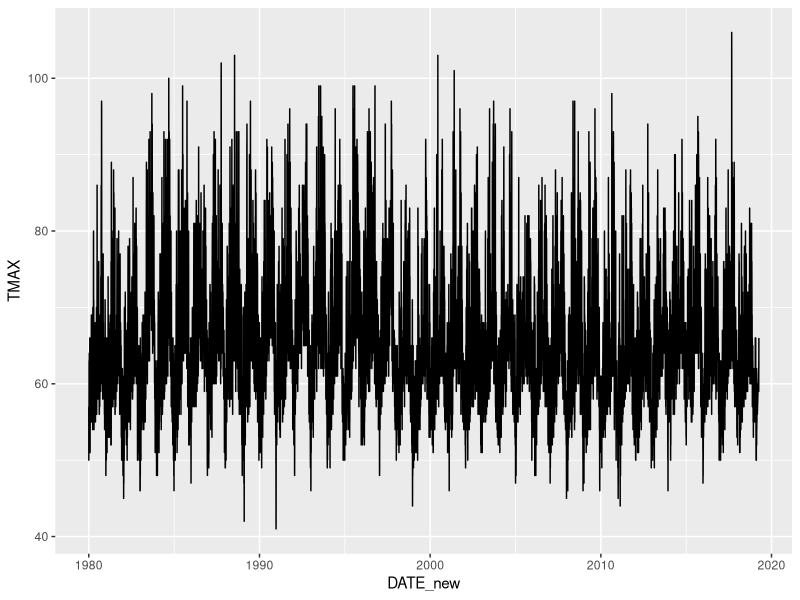
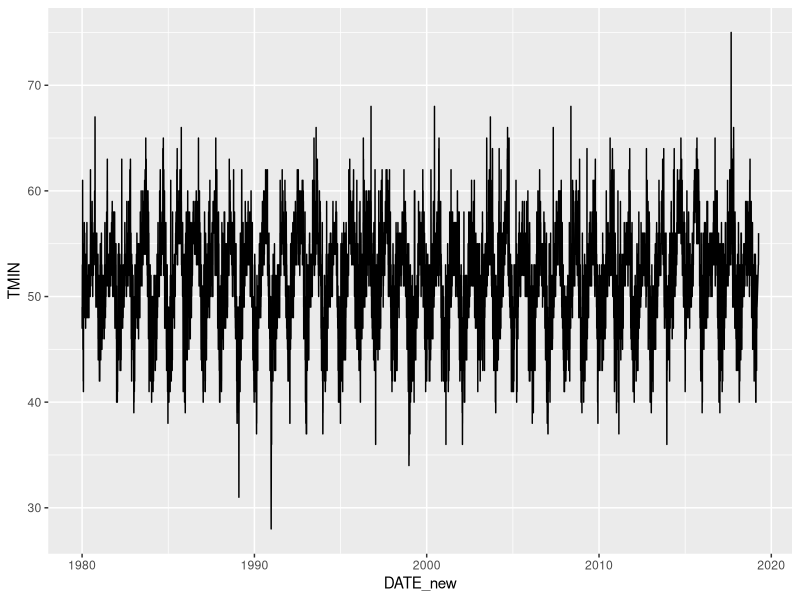
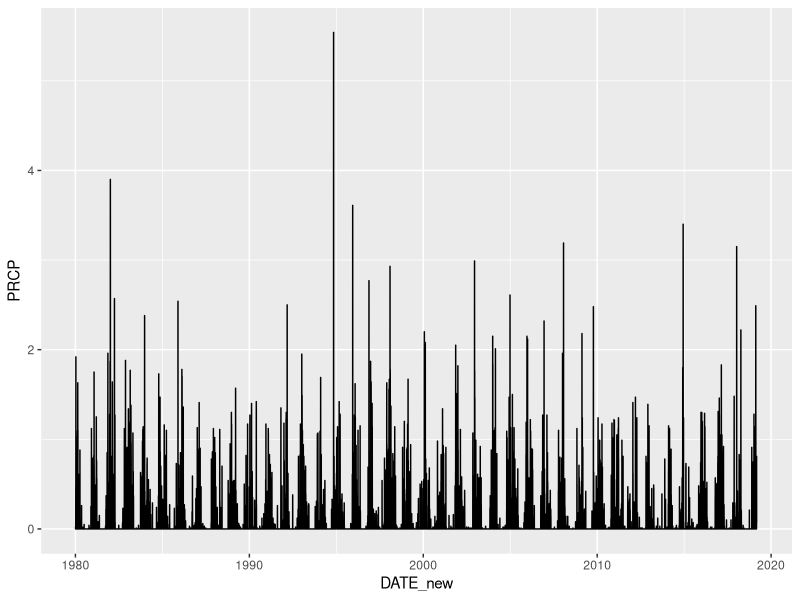
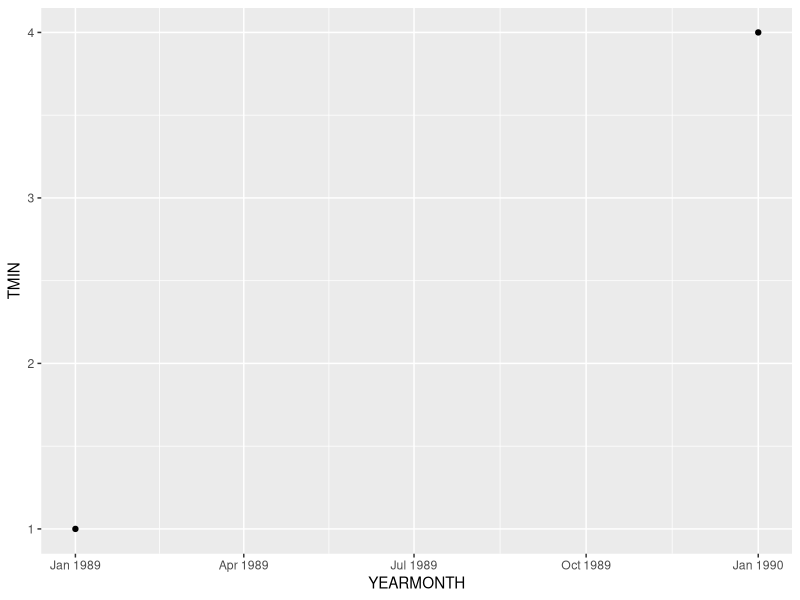

Here is the R script that generated these plots, in order:
## ---- chunk 1
knitr::opts_chunk$set(echo = TRUE)
## ---- chunk 2

library(tidyverse)
library(lubridate)

## ---- chunk 3

SF_Climate_raw <- read_csv("SF Climate.csv")

SF_Climate <- SF_Climate_raw %>% 
  mutate(DATE_new = ymd(DATE)) %>% 
  mutate(YEAR = year(DATE_new)) %>% 
  mutate(MONTH = month(DATE_new)) %>% 
  mutate(YEARMONTH = floor_date(DATE_new, "year"))

## ---- chunk 4

Tmax_plot <- ggplot(SF_Climate, aes(x = DATE_new, y = TMAX))+
  geom_line()

Tmax_plot

## ---- chunk 5

Tmin_plot <- ggplot(SF_Climate, aes(x = DATE_new, y = TMIN))+
  geom_line()

Tmin_plot

## ---- chunk 6

prcp_plot <- ggplot(SF_Climate, aes(x = DATE_new, y = PRCP))+
  geom_line()

prcp_plot

## ---- chunk 7

SF_over90_raw <- SF_Climate %>% 
  select(YEARMONTH, TMIN) %>%
  filter(TMIN <= 32)

SF_over90 <- aggregate(TMIN ~ YEARMONTH, data = SF_over90_raw, length)

over90_plot <- ggplot(SF_over90, aes(x = YEARMONTH, y = TMIN))+
  geom_point()

over90_plot

## ---- chunk 8
